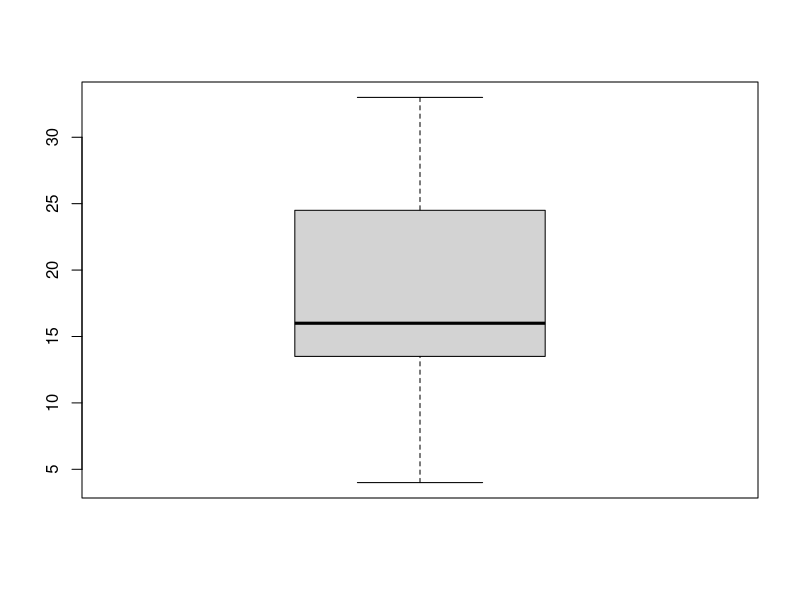

Here is the R script that generated this plot:
# criando o conjunto de dados
dados <- c(4, 7, 12, 13, 14, 15, 15, 16, 19, 23, 24, 25, 27, 28, 33)

# calculando o quantil
quantil <- quantile(dados)

print(quantil) # 4.0, 13.5, 16.0, 24.5,33.0
# os valores 4.0 e 33.0, são valores que representam os limites inferiores e 
# superiores dos quartis
# o valor 13.5 é o 1º quartil
# o valor 16.0 é o 2º quartil
# o valor 24.5 é o 3º quartil

# criando boxplot
boxplot(dados)
# o quaril deve ser interpretado pela caixa 
# enquanto as linhas inferiores e superiores são os limites
# a primeira linha da caixa é o 1º quartil
# a segunda linha é o 2º quartil (mediana)
# a terceira linha é o 3º quartil
# caso houvesse valores outliers poderia ocorrer ultrapassagem dos limites


